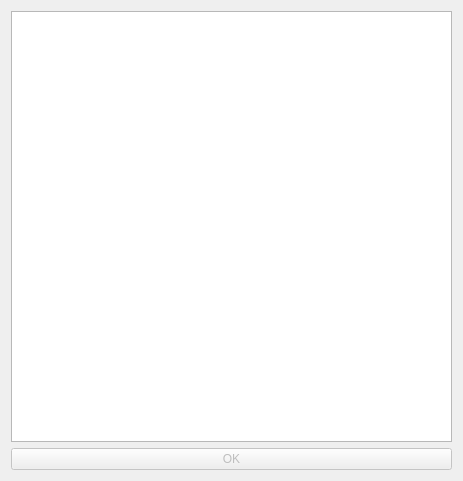
<?xml version="1.0" encoding="UTF-8"?>
<ui version="4.0">
 <class>Tratta</class>
 <widget class="QDialog" name="Tratta">
  <property name="geometry">
   <rect>
    <x>0</x>
    <y>0</y>
    <width>463</width>
    <height>481</height>
   </rect>
  </property>
  <property name="windowTitle">
   <string>Scelta Cavalli</string>
  </property>
  <layout class="QVBoxLayout">
   <item>
    <widget class="QTableWidget" name="cavalliView">
     <property name="dragDropOverwriteMode">
      <bool>false</bool>
     </property>
     <property name="selectionBehavior">
      <enum>QAbstractItemView::SelectRows</enum>
     </property>
    </widget>
   </item>
   <item>
    <layout class="QHBoxLayout">
     <item>
      <widget class="QPushButton" name="okButton">
       <property name="enabled">
        <bool>false</bool>
       </property>
       <property name="text">
        <string>OK</string>
       </property>
      </widget>
     </item>
    </layout>
   </item>
  </layout>
 </widget>
 <layoutdefault spacing="6" margin="11"/>
 <pixmapfunction>qPixmapFromMimeSource</pixmapfunction>
 <resources/>
 <connections>
  <connection>
   <sender>okButton</sender>
   <signal>clicked()</signal>
   <receiver>Tratta</receiver>
   <slot>accept()</slot>
   <hints>
    <hint type="sourcelabel">
     <x>20</x>
     <y>20</y>
    </hint>
    <hint type="destinationlabel">
     <x>20</x>
     <y>20</y>
    </hint>
   </hints>
  </connection>
 </connections>
</ui>
